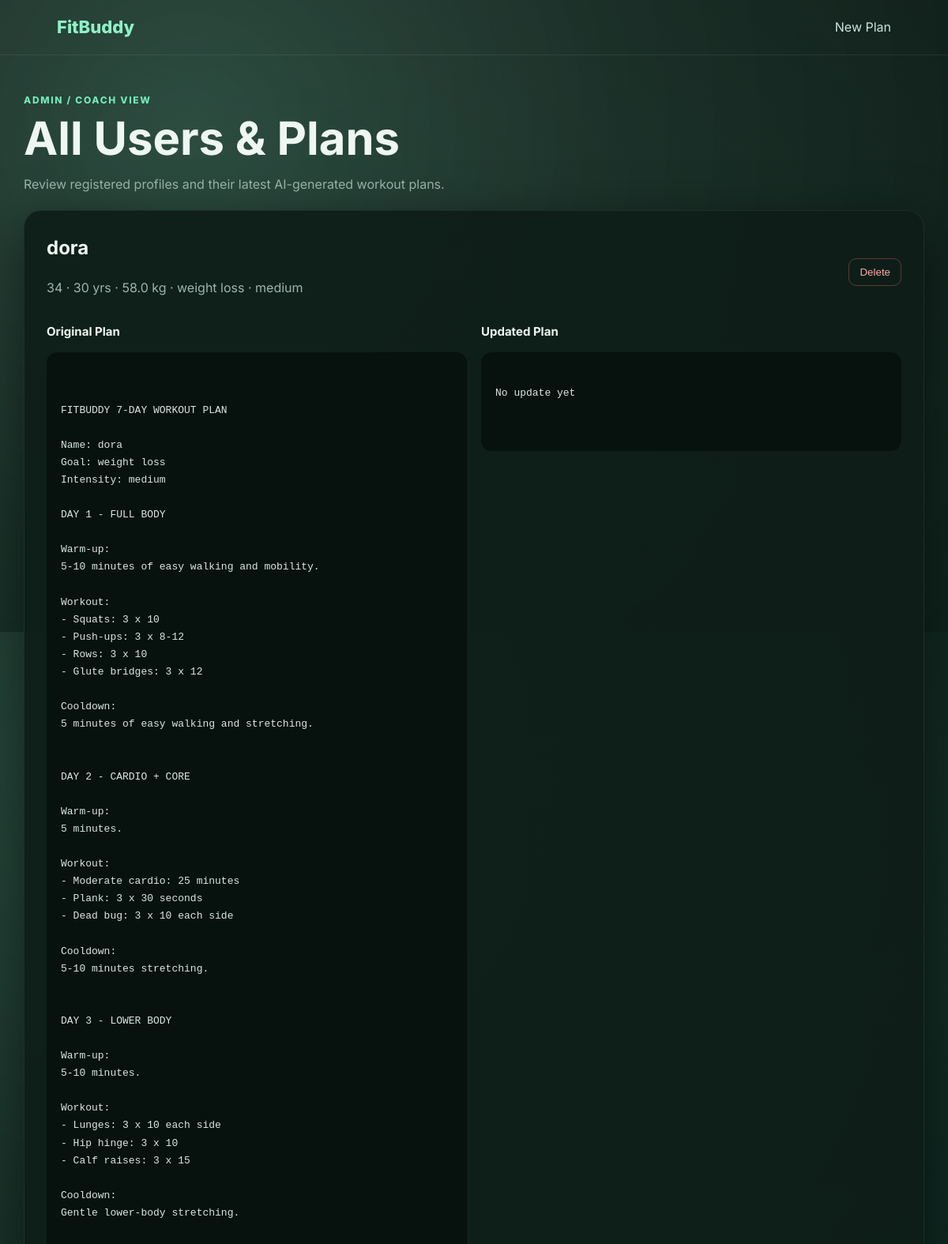
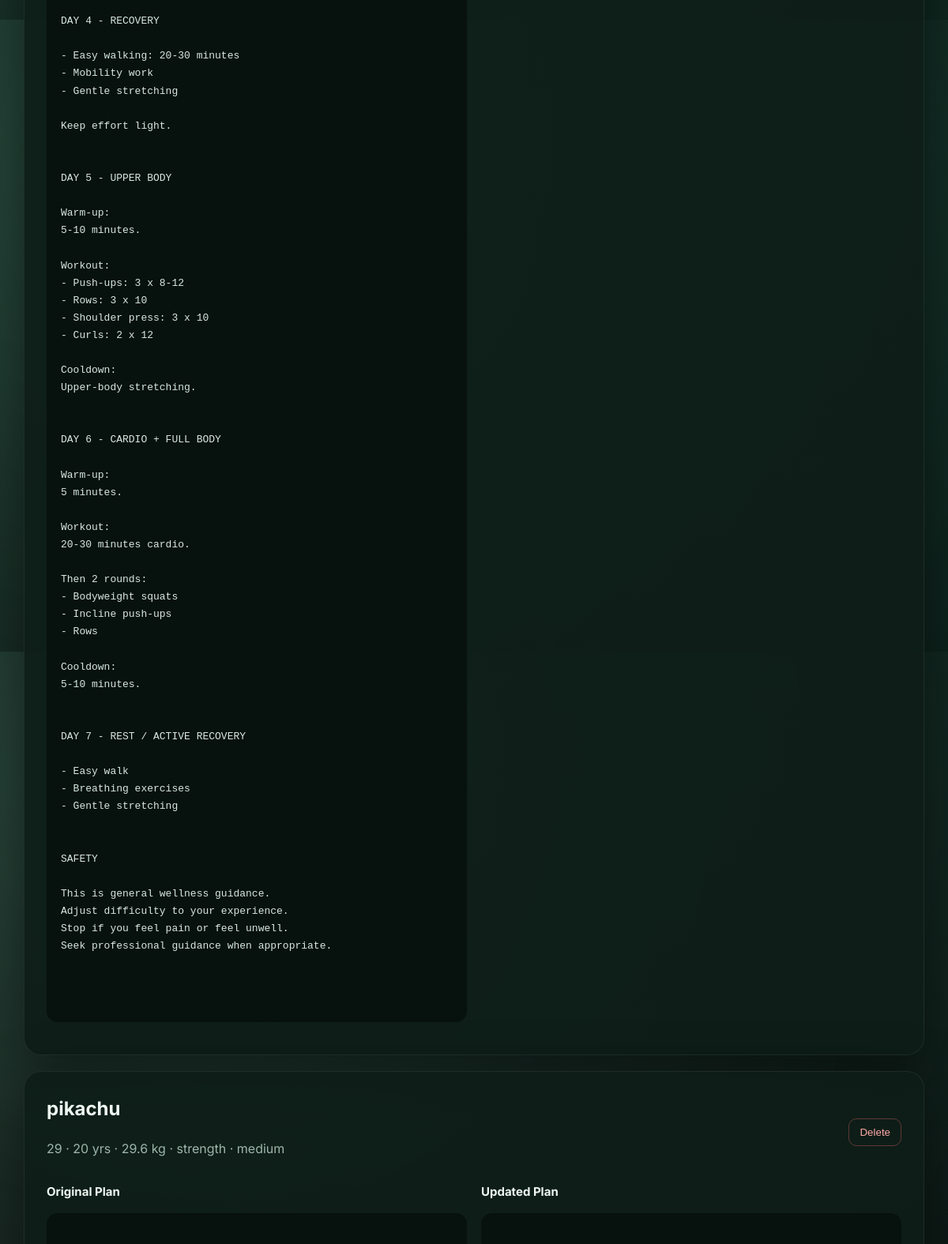
Screenshot of /view-all-users (upper part) with the database file from the repository (2 pictures, top to bottom).
### app/database.py (models this page shows)
class Base(DeclarativeBase):
    pass

class User(Base):
    __tablename__ = "users"
    id: Mapped[int] = mapped_column(
        Integer,
        primary_key=True
    )
    user_id: Mapped[str] = mapped_column(
        String(80),
        unique=True,
        index=True
    )
    name: Mapped[str] = mapped_column(
        String(120)
    )
    age: Mapped[int] = mapped_column(
        Integer
    )
    weight: Mapped[float] = mapped_column(
        Float
    )
    goal: Mapped[str] = mapped_column(
        String(80)
    )
    intensity: Mapped[str] = mapped_column(
        String(20)
    )
    created_at: Mapped[datetime] = mapped_column(
        DateTime,
        default=datetime.utcnow
    )
    plans: Mapped[list["Plan"]] = relationship(
        back_populates="user",
        cascade="all, delete-orphan"
    )

class Plan(Base):
    __tablename__ = "plans"
    id: Mapped[int] = mapped_column(
        Integer,
        primary_key=True
    )
    user_id: Mapped[str] = mapped_column(
        ForeignKey("users.user_id"),
        index=True
    )
    original_plan: Mapped[str] = mapped_column(
        Text
    )
    updated_plan: Mapped[str | None] = mapped_column(
        Text,
        nullable=True
    )
    feedback: Mapped[str | None] = mapped_column(
        Text,
        nullable=True
    )
    nutrition_tip: Mapped[str] = mapped_column(
        Text
    )
    created_at: Mapped[datetime] = mapped_column(
        DateTime,
        default=datetime.utcnow
    )
    updated_at: Mapped[datetime] = mapped_column(
        DateTime,
        default=datetime.utcnow,
        onupdate=datetime.utcnow
    )
    user: Mapped["User"] = relationship(
        back_populates="plans"
    )

### app/routes.py (the view)
@router.get("/view-all-users", response_class=HTMLResponse)
def view_all_users(request: Request):
    users = get_all_users()
    rows = []
    for user in users:
        _, plan = get_user_with_plan(user.user_id)
        rows.append((user, plan))
    return templates.TemplateResponse(request, "all_users.html", {"request": request, "rows": rows})

### templates/all_users.html (shortened to what this page needs)
<!DOCTYPE html>
<html lang="en">
<head>
    <link
        rel="stylesheet"
        href="/static/style.css"
    >
</head>
<body>
<header class="nav">
    <a
        href="/"
        class="brand"
    >
        FitBuddy
    </a>
    <a href="/">
        New Plan
    </a>
</header>
<main class="container">
    <div class="eyebrow">
        ADMIN / COACH VIEW
    </div>
    <h1>
        All Users & Plans
    </h1>
    <p class="muted">
        Review registered profiles
        and their latest AI-generated
        workout plans.
    </p>
    {% for user, plan in rows %}
    <section class="card admin-row">
        <div class="admin-head">
            <div>
                <h2>
                    {{ user.name }}
                </h2>
                <p class="muted">
                    {{ user.user_id }}
                    ·
                    {{ user.age }} yrs
                    ·
                    {{ user.weight }} kg
                    ·
                    {{ user.goal }}
                    ·
                    {{ user.intensity }}
                </p>
            </div>
            <form
                method="post"
                action="/delete-user/{{ user.user_id }}"
                onsubmit="return confirm('Delete this user and their plan?')"
            >
                <button
                    class="danger"
                    type="submit"
                >
                    Delete
                </button>
            </form>
        </div>
        <div class="plan-columns">
            <div>
                <h3>
                    Original Plan
                </h3>
                <pre>
{{ plan.original_plan if plan else "—" }}
                </pre>
            </div>
            <div>
                <h3>
                    Updated Plan
                </h3>
                <pre>
{{ plan.updated_plan if plan and plan.updated_plan else "No update yet" }}
                </pre>
            </div>
        </div>
    </section>
    {% endfor %}
</main>
</body>
</html>

### app/static/style.css (style rules this page uses)
* { box-sizing: border-box; }
body { margin: 0; font-family: Inter, system-ui, sans-serif; color: #eef7f2; line-height: 1.55; background: radial-gradient(circle at 20% 20%, rgba(13, 40, 30, 0.85) 0%, rgba(8, 18, 14, 0.92) 50%, rgba(3, 7, 6, 0.96) 100%), url('https://images.unsplash.com/photo-1517838277536-f5f99be501cd?q=80&w=1600&auto=format&fit=crop') center/cover fixed no-repeat; }
body::before { content: ""; position: fixed; inset: 0; background: radial-gradient( circle at 15% 10%, #1d604433, transparent 35% ), radial-gradient( circle at 85% 20%, #0e9f7a22, transparent 30% ); pointer-events: none; }
.nav { height: 70px; padding: 0 6%; display: flex; align-items: center; justify-content: space-between; border-bottom: 1px solid #ffffff14; position: relative; z-index: 2; }
.nav a { color: #cde5dc; text-decoration: none; }
.brand { font-size: 22px; font-weight: 800; color: #8ff0c7 !important; }
.container { max-width: 1180px; margin: 0 auto; padding: 48px 20px; position: relative; }
.card { background: #0e1d18ef; border: 1px solid #ffffff12; border-radius: 22px; box-shadow: 0 20px 70px #0008; padding: 28px; }
h1 { font-size: clamp(34px, 5vw, 58px); line-height: 1.05; margin: 8px 0 16px; }
h2 { margin-top: 0; }
h3 { font-size: 15px; }
.eyebrow { font-size: 12px; letter-spacing: 0.14em; font-weight: 800; color: #75e9ba; }
.muted { color: #9db6ac; }
form { display: grid; gap: 16px; }
.plan pre, .admin-row pre { white-space: pre-wrap; font: 13px/1.7 ui-monospace, SFMono-Regular, Consolas, monospace; color: #d8e8e1; background: #07110e; padding: 18px; border-radius: 14px; overflow: auto; }
.admin-row { margin: 20px 0; }
.admin-head { display: flex; justify-content: space-between; gap: 15px; align-items: center; }
.plan-columns { display: grid; grid-template-columns: 1fr 1fr; gap: 18px; }
.danger { border: 1px solid #ff777755; background: transparent; color: #ffaaa8; padding: 9px 13px; border-radius: 10px; cursor: pointer; }
.profile-card, .card, main > div { animation: fadeInUp 0.8s ease-out forwards, cheerGlow 3s infinite ease-in-out; }

### rows the page displays
User: name "dora", user_id "34", age "30", weight "58.0", goal "weight loss", intensity "medium", original_plan "FITBUDDY 7-DAY WORKOUT PLAN Name: dora Goal: weight loss Intensity: medium DAY 1 - FULL BODY Warm-up: 5-10 minutes of easy walking and mobility. Workout: - Squats: 3 x 10 - Push-ups: 3 x 8-12 - Rows: 3 x 10 - Glute bridges: 3 x 12 Cooldown: 5 minutes of easy walking and stretching. DAY 2 - CARDIO + CORE Warm-up: 5 minutes. Workout: - Moderate cardio: 25 minutes - Plank: 3 x 30 seconds - Dead bug: 3 x 10 each side Cooldown: 5-10 minutes stretching. DAY 3 - LOWER BODY Warm-up: 5-10 minutes. Workout: - Lunges: 3 x 10 each side - Hip hinge: 3 x 10 - Calf raises: 3 x 15 Cooldown: Gentle lower-body stretching. DAY 4 - RECOVERY - Easy walking: 20-30 minutes - Mobility work - Gentle stretching Keep…", updated_plan "No update yet"
User: name "pikachu", user_id "29", age "20", weight "29.6", goal "strength", intensity "medium"
